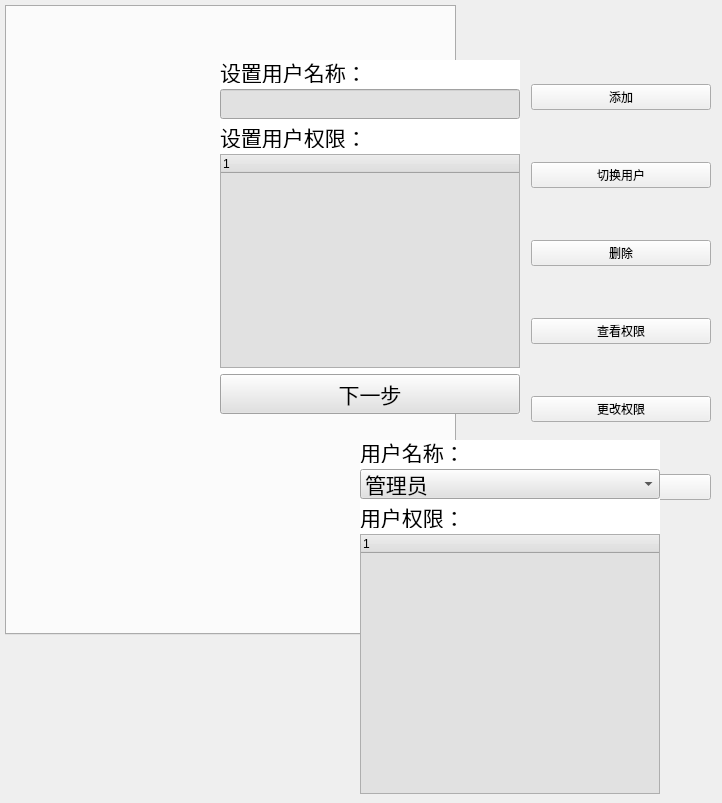
    <widget class="QWidget" name="tab_User">
     <attribute name="title">
      <string>用户管理</string>
     </attribute>
     <widget class="QTabWidget" name="tabWidget_Users">
      <property name="geometry">
       <rect>
        <x>5</x>
        <y>5</y>
        <width>451</width>
        <height>630</height>
       </rect>
      </property>
      <property name="font">
       <font>
        <family>微软雅黑</family>
        <pointsize>18</pointsize>
       </font>
      </property>
      <property name="currentIndex">
       <number>-1</number>
      </property>
     </widget>
     <widget class="QWidget" name="widget_UsersChoice" native="true">
      <property name="enabled">
       <bool>true</bool>
      </property>
      <property name="geometry">
       <rect>
        <x>220</x>
        <y>60</y>
        <width>300</width>
        <height>354</height>
       </rect>
      </property>
      <property name="minimumSize">
       <size>
        <width>300</width>
        <height>354</height>
       </size>
      </property>
      <property name="maximumSize">
       <size>
        <width>300</width>
        <height>354</height>
       </size>
      </property>
      <property name="styleSheet">
       <string notr="true">background-color: rgb(255, 255, 255);
border-color: rgb(225, 225, 225);
selection-color: rgb(255, 46, 112);</string>
      </property>
      <layout class="QVBoxLayout" name="verticalLayout_4">
       <item>
        <widget class="QLabel" name="label_55">
         <property name="minimumSize">
          <size>
           <width>0</width>
           <height>23</height>
          </size>
         </property>
         <property name="maximumSize">
          <size>
           <width>16777215</width>
           <height>23</height>
          </size>
         </property>
         <property name="font">
          <font>
           <family>SimSun-ExtB</family>
           <pointsize>16</pointsize>
          </font>
         </property>
         <property name="text">
          <string>设置用户名称：</string>
         </property>
        </widget>
       </item>
       <item>
        <widget class="QLineEdit" name="lineEdit">
         <property name="minimumSize">
          <size>
           <width>0</width>
           <height>30</height>
          </size>
         </property>
         <property name="maximumSize">
          <size>
           <width>16777215</width>
           <height>30</height>
          </size>
         </property>
         <property name="styleSheet">
          <string notr="true">background-color: rgb(225, 225, 225);</string>
         </property>
        </widget>
       </item>
       <item>
        <widget class="QLabel" name="label_57">
         <property name="minimumSize">
          <size>
           <width>0</width>
           <height>23</height>
          </size>
         </property>
         <property name="maximumSize">
          <size>
           <width>16777215</width>
           <height>23</height>
          </size>
         </property>
         <property name="font">
          <font>
           <family>SimSun-ExtB</family>
           <pointsize>16</pointsize>
          </font>
         </property>
         <property name="text">
          <string>设置用户权限：</string>
         </property>
        </widget>
       </item>
       <item>
        <widget class="QTreeWidget" name="treeWidget">
         <property name="styleSheet">
          <string notr="true">background-color: rgb(225, 225, 225);</string>
         </property>
         <column>
          <property name="text">
           <string notr="true">1</string>
          </property>
         </column>
        </widget>
       </item>
       <item>
        <widget class="QPushButton" name="pB_Next">
         <property name="font">
          <font>
           <family>SimSun-ExtB</family>
           <pointsize>16</pointsize>
          </font>
         </property>
         <property name="styleSheet">
          <string notr="true">background-color: rgb(225, 225, 225);</string>
         </property>
         <property name="text">
          <string>下一步</string>
         </property>
        </widget>
       </item>
      </layout>
      <zorder>label_55</zorder>
      <zorder>lineEdit</zorder>
      <zorder>label_57</zorder>
      <zorder>pB_Next</zorder>
      <zorder>treeWidget</zorder>
     </widget>
     <widget class="QWidget" name="layoutWidget">
      <property name="geometry">
       <rect>
        <x>531</x>
        <y>38</y>
        <width>182</width>
        <height>511</height>
       </rect>
      </property>
      <layout class="QVBoxLayout" name="verticalLayout_5">
       <item>
        <widget class="QPushButton" name="pB_Users_Add">
         <property name="minimumSize">
          <size>
           <width>180</width>
           <height>0</height>
          </size>
         </property>
         <property name="maximumSize">
          <size>
           <width>180</width>
           <height>16777215</height>
          </size>
         </property>
         <property name="styleSheet">
          <string notr="true">font: 20pt &quot;AcadEref&quot;;</string>
         </property>
         <property name="text">
          <string>添加</string>
         </property>
        </widget>
       </item>
       <item>
        <widget class="QPushButton" name="pB_Users_Apply">
         <property name="minimumSize">
          <size>
           <width>180</width>
           <height>0</height>
          </size>
         </property>
         <property name="maximumSize">
          <size>
           <width>180</width>
           <height>16777215</height>
          </size>
         </property>
         <property name="styleSheet">
          <string notr="true">font: 20pt &quot;AcadEref&quot;;</string>
         </property>
         <property name="text">
          <string>切换用户</string>
         </property>
        </widget>
       </item>
       <item>
        <widget class="QPushButton" name="pB_Users_Delete">
         <property name="minimumSize">
          <size>
           <width>180</width>
           <height>0</height>
          </size>
         </property>
         <property name="maximumSize">
          <size>
           <width>180</width>
           <height>16777215</height>
          </size>
         </property>
         <property name="styleSheet">
          <string notr="true">font: 20pt &quot;AcadEref&quot;;</string>
         </property>
         <property name="text">
          <string>删除</string>
         </property>
        </widget>
       </item>
       <item>
        <widget class="QPushButton" name="pB_Users_Check">
         <property name="minimumSize">
          <size>
           <width>180</width>
           <height>0</height>
          </size>
         </property>
         <property name="maximumSize">
          <size>
           <width>180</width>
           <height>16777215</height>
          </size>
         </property>
         <property name="styleSheet">
          <string notr="true">font: 20pt &quot;AcadEref&quot;;</string>
         </property>
         <property name="text">
          <string>查看权限</string>
         </property>
        </widget>
       </item>
       <item>
        <widget class="QPushButton" name="pB_Users_Change">
         <property name="minimumSize">
          <size>
           <width>180</width>
           <height>0</height>
          </size>
         </property>
         <property name="maximumSize">
          <size>
           <width>180</width>
           <height>16777215</height>
          </size>
         </property>
         <property name="styleSheet">
          <string notr="true">font: 20pt &quot;AcadEref&quot;;</string>
         </property>
         <property name="text">
          <string>更改权限</string>
         </property>
        </widget>
       </item>
       <item>
        <widget class="QPushButton" name="pB_Users_Exit">
         <property name="minimumSize">
          <size>
           <width>180</width>
           <height>0</height>
          </size>
         </property>
         <property name="maximumSize">
          <size>
           <width>180</width>
           <height>16777215</height>
          </size>
         </property>
         <property name="styleSheet">
          <string notr="true">font: 20pt &quot;AcadEref&quot;;</string>
         </property>
         <property name="text">
          <string>退出</string>
         </property>
        </widget>
       </item>
      </layout>
     </widget>
     <widget class="QWidget" name="widget_UsersChoice_2" native="true">
      <property name="enabled">
       <bool>true</bool>
      </property>
      <property name="geometry">
       <rect>
        <x>360</x>
        <y>440</y>
        <width>300</width>
        <height>354</height>
       </rect>
      </property>
      <property name="minimumSize">
       <size>
        <width>300</width>
        <height>354</height>
       </size>
      </property>
      <property name="maximumSize">
       <size>
        <width>300</width>
        <height>354</height>
       </size>
      </property>
      <property name="styleSheet">
       <string notr="true">background-color: rgb(255, 255, 255);
selection-color: rgb(255, 46, 112);</string>
      </property>
      <layout class="QVBoxLayout" name="verticalLayout_6">
       <item>
        <widget class="QLabel" name="label_58">
         <property name="minimumSize">
          <size>
           <width>0</width>
           <height>23</height>
          </size>
         </property>
         <property name="maximumSize">
          <size>
           <width>16777215</width>
           <height>23</height>
          </size>
         </property>
         <property name="font">
          <font>
           <family>SimSun-ExtB</family>
           <pointsize>16</pointsize>
          </font>
         </property>
         <property name="text">
          <string>用户名称：</string>
         </property>
        </widget>
       </item>
       <item>
        <widget class="QComboBox" name="comboBox">
         <property name="minimumSize">
          <size>
           <width>0</width>
           <height>30</height>
          </size>
         </property>
         <property name="maximumSize">
          <size>
           <width>16777215</width>
           <height>30</height>
          </size>
         </property>
         <property name="font">
          <font>
           <family>SimSun-ExtB</family>
           <pointsize>16</pointsize>
          </font>
         </property>
         <property name="styleSheet">
          <string notr="true">background-color: rgb(225, 225, 225);</string>
         </property>
         <item>
          <property name="text">
           <string>管理员</string>
          </property>
         </item>
         <item>
          <property name="text">
           <string>工程师</string>
          </property>
         </item>
         <item>
          <property name="text">
           <string>操作员</string>
          </property>
         </item>
         <item>
          <property name="text">
           <string>质检员</string>
          </property>
         </item>
        </widget>
       </item>
       <item>
        <widget class="QLabel" name="label_59">
         <property name="minimumSize">
          <size>
           <width>0</width>
           <height>23</height>
          </size>
         </property>
         <property name="maximumSize">
          <size>
           <width>16777215</width>
           <height>23</height>
          </size>
         </property>
         <property name="font">
          <font>
           <family>SimSun-ExtB</family>
           <pointsize>16</pointsize>
          </font>
         </property>
         <property name="text">
          <string>用户权限：</string>
         </property>
        </widget>
       </item>
       <item>
        <widget class="QTreeWidget" name="treeWidget_2">
         <property name="styleSheet">
          <string notr="true">background-color: rgb(225, 225, 225);</string>
         </property>
         <column>
          <property name="text">
           <string notr="true">1</string>
          </property>
         </column>
        </widget>
       </item>
      </layout>
     </widget>
     <zorder>tabWidget_Users</zorder>
     <zorder>layoutWidget</zorder>
     <zorder>widget_UsersChoice</zorder>
     <zorder>widget_UsersChoice_2</zorder>
    </widget>
